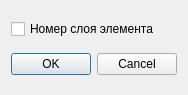
<?xml version="1.0" encoding="UTF-8"?>
<ui version="4.0">
 <class>ExportMeshDialog</class>
 <widget class="QDialog" name="ExportMeshDialog">
  <property name="windowModality">
   <enum>Qt::ApplicationModal</enum>
  </property>
  <property name="geometry">
   <rect>
    <x>0</x>
    <y>0</y>
    <width>187</width>
    <height>95</height>
   </rect>
  </property>
  <property name="windowTitle">
   <string>Параметры экпорта-импорта дискретной модели</string>
  </property>
  <property name="modal">
   <bool>true</bool>
  </property>
  <layout class="QVBoxLayout" name="verticalLayout">
   <item>
    <widget class="QCheckBox" name="isLayers">
     <property name="text">
      <string>Номер слоя элемента</string>
     </property>
    </widget>
   </item>
   <item>
    <widget class="QDialogButtonBox" name="buttonBox">
     <property name="orientation">
      <enum>Qt::Horizontal</enum>
     </property>
     <property name="standardButtons">
      <set>QDialogButtonBox::Cancel|QDialogButtonBox::Ok</set>
     </property>
    </widget>
   </item>
  </layout>
 </widget>
 <resources/>
 <connections>
  <connection>
   <sender>buttonBox</sender>
   <signal>accepted()</signal>
   <receiver>ExportMeshDialog</receiver>
   <slot>accept()</slot>
   <hints>
    <hint type="sourcelabel">
     <x>248</x>
     <y>254</y>
    </hint>
    <hint type="destinationlabel">
     <x>157</x>
     <y>274</y>
    </hint>
   </hints>
  </connection>
  <connection>
   <sender>buttonBox</sender>
   <signal>rejected()</signal>
   <receiver>ExportMeshDialog</receiver>
   <slot>reject()</slot>
   <hints>
    <hint type="sourcelabel">
     <x>316</x>
     <y>260</y>
    </hint>
    <hint type="destinationlabel">
     <x>286</x>
     <y>274</y>
    </hint>
   </hints>
  </connection>
 </connections>
</ui>
